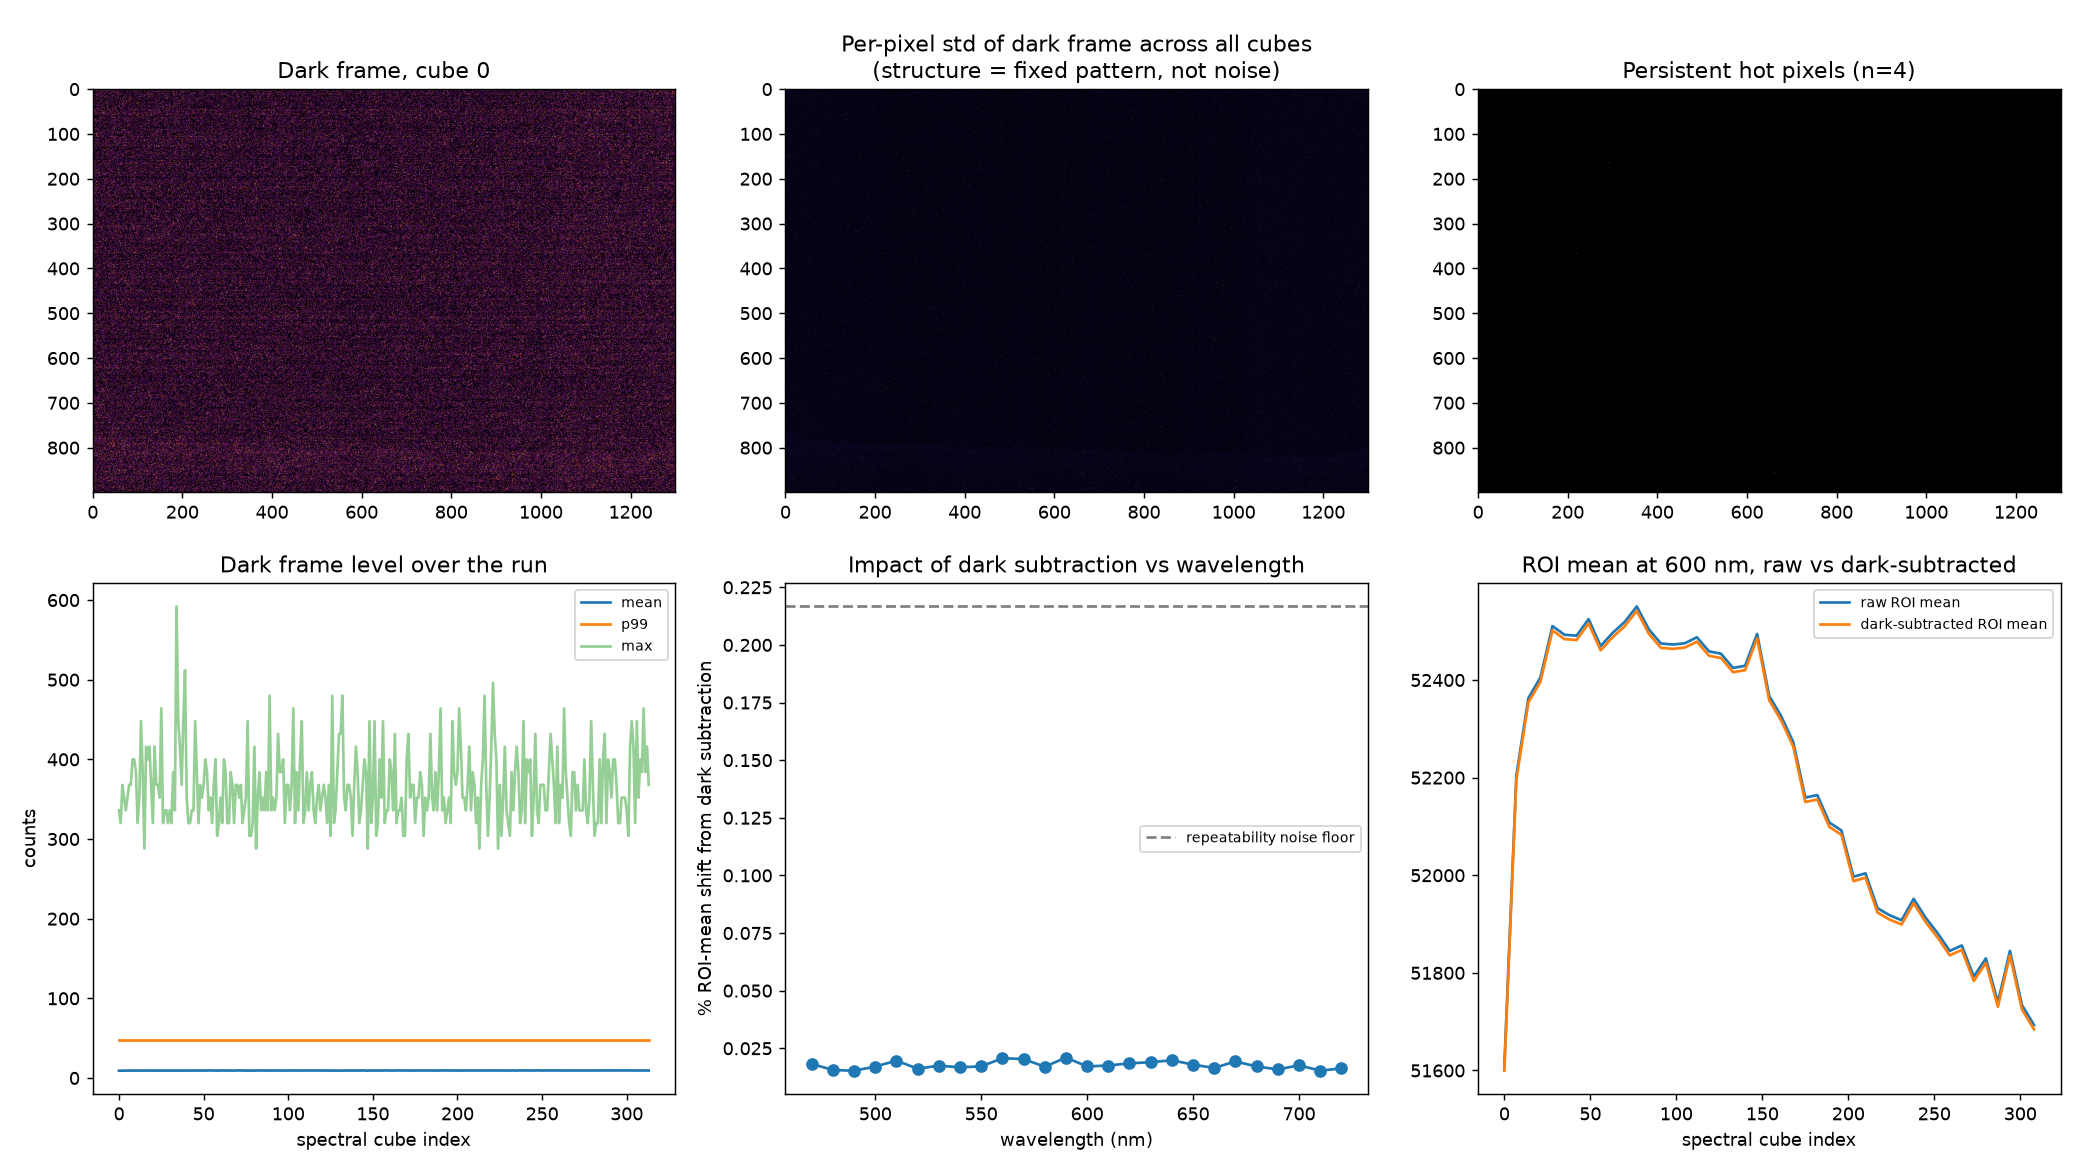

Recreate this plot in Python.
"""Dark-frame (WL0) significance analysis for LSPRimaging datasets.

Answers the question behind the exclusion-filter feature: do the WL0 "dark"
images (LED/LCTF off) carry information that matters for absorbance/extinction
processing, or are they negligible camera noise that a future exclusion
filter can safely skip?

Reuses the app's own dataset loader (lspr_imaging_app.dataset.io) so this
reads exactly what the GUI would read -- same TIFF-vs-OME-Zarr autodetection,
same float32 cast.

Five checks, in order:
  1. Magnitude    -- dark level vs bright level, globally and inside an ROI.
  2. Fireflies    -- hot/outlier pixels in dark frames: how many, and are
                     they at fixed locations (real hot pixels) or scattered
                     (per-frame noise)?
  3. Stability    -- does the dark frame drift over the run (thermal drift),
                     and how correlated is it frame-to-frame?
  4. Leakage      -- do the dark frame's hot pixels also show up as outliers
                     in the bright frames (i.e. does subtracting dark actually
                     clean the bright images)?
  5. Impact       -- how much does subtracting the per-cube dark frame change
                     the ROI-mean intensity used in absorbance_from_means()
                     (processing/analysis.py), relative to frame-to-frame
                     repeatability noise?

Usage:
    python tools/dark_frame_analysis.py <dataset_folder> [options]

    --roi x y w h     ROI box in pixels (default: central 40% of the image)
    --cube-stride N   Use every Nth spectral cube for the per-cube/bright
                       comparisons (default: auto, ~40 samples across the run)
    --out PATH         Output PNG path (default: tools/dark_frame_analysis.png)

Example:
    python tools/dark_frame_analysis.py "C:\\Users\\Admin\\Desktop\\Data_PyTest\\04_Bulk_sensitivity_pumpplan_0-70percent_to_LbL_with_water_v1_LED_V2\\images"
"""
from __future__ import annotations

import argparse
import sys
from pathlib import Path

import numpy as np

REPO_ROOT = Path(__file__).resolve().parents[1]
for p in (
    str(REPO_ROOT / "apps" / "LSPRi" / "eva" / "src"),
    str(REPO_ROOT / "packages" / "lspr_core" / "src"),
):
    if p not in sys.path:
        sys.path.insert(0, p)

from lspr_imaging_app.dataset.io import DatasetLoadChoice, load_dataset, dataset_load_plane  # noqa: E402


def default_roi(height: int, width: int) -> tuple[int, int, int, int]:
    rw, rh = int(width * 0.4), int(height * 0.4)
    return (width - rw) // 2, (height - rh) // 2, rw, rh


def crop(arr: np.ndarray, roi: tuple[int, int, int, int]) -> np.ndarray:
    x, y, w, h = roi
    return arr[y:y + h, x:x + w]


def hot_pixel_mask(frame: np.ndarray, z_thresh: float = 8.0) -> np.ndarray:
    """Outlier mask using mean + z_thresh*std.

    Not MAD: these dark frames are zero-inflated (a majority of pixels read
    exactly 0), which makes the median -- and therefore the MAD -- exactly 0,
    so a MAD-based z-score degenerates and flags almost every nonzero pixel
    as "hot". Plain std stays well-behaved on this distribution.
    """
    mean = frame.mean()
    std = frame.std()
    if std <= 1e-9:
        return np.zeros_like(frame, dtype=bool)
    return frame > (mean + z_thresh * std)


def main() -> int:
    parser = argparse.ArgumentParser(description=__doc__, formatter_class=argparse.RawDescriptionHelpFormatter)
    parser.add_argument("dataset_folder", type=Path)
    parser.add_argument("--roi", nargs=4, type=int, metavar=("X", "Y", "W", "H"))
    parser.add_argument("--cube-stride", type=int, default=0)
    parser.add_argument("--out", type=Path, default=REPO_ROOT / "tools" / "dark_frame_analysis.png")
    args = parser.parse_args()

    dataset = load_dataset(args.dataset_folder)
    if isinstance(dataset, DatasetLoadChoice):
        candidate_folders = ", ".join(str(candidate.folder) for candidate in dataset.candidates)
        print(f"Multiple datasets found under {args.dataset_folder}: {candidate_folders}. "
              "Point this script at one of them directly.")
        return 1
    cubes = dataset.spectral_cube_indices
    wavelengths = dataset.wavelengths_nm
    dark_wl = min(wavelengths)
    bright_wls = [wl for wl in wavelengths if wl != dark_wl]
    print(f"Dataset: {len(cubes)} spectral cubes x {len(wavelengths)} wavelengths "
          f"({dark_wl:g} nm = dark, {min(bright_wls):g}-{max(bright_wls):g} nm = bright), "
          f"format={dataset.format_label}")

    first = dataset_load_plane(dataset, cubes[0], dark_wl)
    height, width = first.shape[:2]
    roi = tuple(args.roi) if args.roi else default_roi(height, width)
    print(f"Image size: {width}x{height} px | ROI for impact test: x={roi[0]} y={roi[1]} w={roi[2]} h={roi[3]}")

    stride = args.cube_stride or max(1, len(cubes) // 40)
    sample_cubes = cubes[::stride]
    print(f"Sampling {len(sample_cubes)} of {len(cubes)} cubes (stride={stride}) for the bright/impact comparisons.\n")

    # ---- Pass 1: full dark-frame series (cheap: 1 plane/cube) -------------
    sum_dark = np.zeros((height, width), dtype=np.float64)
    sumsq_dark = np.zeros((height, width), dtype=np.float64)
    hot_count = np.zeros((height, width), dtype=np.int32)
    dark_mean_per_cube = []
    dark_p99_per_cube = []
    dark_max_per_cube = []
    n_hot_per_cube = []
    kept_frames: dict[int, np.ndarray] = {}
    keep_at = {cubes[0], cubes[len(cubes) // 2], cubes[-1]}

    for ci in cubes:
        frame = dataset_load_plane(dataset, ci, dark_wl)
        sum_dark += frame
        sumsq_dark += frame.astype(np.float64) ** 2
        mask = hot_pixel_mask(frame)
        hot_count += mask
        dark_mean_per_cube.append(float(frame.mean()))
        dark_p99_per_cube.append(float(np.percentile(frame, 99)))
        dark_max_per_cube.append(float(frame.max()))
        n_hot_per_cube.append(int(mask.sum()))
        if ci in keep_at:
            kept_frames[ci] = frame

    n = len(cubes)
    dark_pixel_mean = sum_dark / n
    dark_pixel_std = np.sqrt(np.maximum(sumsq_dark / n - dark_pixel_mean ** 2, 0.0))

    # ---- Pass 2: sampled bright frames + ROI impact -----------------------
    bright_means_global = []
    roi_raw_means: dict[float, list[float]] = {wl: [] for wl in bright_wls}
    roi_darksub_means: dict[float, list[float]] = {wl: [] for wl in bright_wls}
    leak_z_scores = []  # bright-frame z-score at dark-frame hot-pixel locations

    persistent_hot_mask = hot_count >= max(2, int(0.5 * n))  # hot in >=50% of dark frames
    print(f"Firefly/hot pixels (MAD z>8 in the per-cube dark frame): "
          f"{int(persistent_hot_mask.sum())} pixels are hot in >=50% of all {n} dark frames "
          f"(out of a mean {np.mean(n_hot_per_cube):.1f} hot pixels flagged per single dark frame).")

    for ci in sample_cubes:
        dark_frame = dataset_load_plane(dataset, ci, dark_wl)
        dark_roi_mean = float(crop(dark_frame, roi).mean())
        cube_bright_means = []
        for wl in bright_wls:
            bright_frame = dataset_load_plane(dataset, ci, wl)
            cube_bright_means.append(float(bright_frame.mean()))
            roi_bright = crop(bright_frame, roi)
            roi_raw_means[wl].append(float(roi_bright.mean()))
            roi_darksub_means[wl].append(float(roi_bright.mean()) - dark_roi_mean)
            if persistent_hot_mask.any():
                local_median = np.median(bright_frame)
                local_mad = np.median(np.abs(bright_frame - local_median)) + 1e-9
                z_at_hot = 0.6745 * (bright_frame[persistent_hot_mask] - local_median) / local_mad
                leak_z_scores.append(float(np.median(z_at_hot)))
        bright_means_global.append(float(np.mean(cube_bright_means)))

    # ---- Report: magnitude --------------------------------------------------
    dark_global_mean = float(np.mean(dark_mean_per_cube))
    bright_global_mean = float(np.mean(bright_means_global))
    print("\n[1] Magnitude")
    print(f"    Dark mean (whole frame, avg over {n} cubes):   {dark_global_mean:.3f} counts")
    print(f"    Bright mean (whole frame, avg over samples):   {bright_global_mean:.3f} counts")
    print(f"    Dark / bright ratio:                           {100 * dark_global_mean / bright_global_mean:.2f} %")

    # ---- Report: stability ---------------------------------------------------
    drift_slope = float(np.polyfit(np.arange(n), dark_mean_per_cube, 1)[0])
    corr_first_last = float(np.corrcoef(kept_frames[cubes[0]].ravel(), kept_frames[cubes[-1]].ravel())[0, 1])
    corr_first_mid = float(np.corrcoef(kept_frames[cubes[0]].ravel(), kept_frames[cubes[len(cubes) // 2]].ravel())[0, 1])
    mean_temporal_std = float(dark_pixel_std.mean())
    print("\n[2] Temporal stability")
    print(f"    Dark-frame mean drift across the run:          {drift_slope:+.5f} counts/cube "
          f"({drift_slope * n:+.2f} counts over the full run)")
    print(f"    Pixel-wise Pearson r, dark frame cube[0] vs cube[mid]: {corr_first_mid:.3f}")
    print(f"    Pixel-wise Pearson r, dark frame cube[0] vs cube[-1]:  {corr_first_last:.3f}")
    print(f"    Mean per-pixel std across all {n} dark frames:  {mean_temporal_std:.3f} counts "
          f"(vs mean level {dark_global_mean:.3f})")
    if corr_first_mid > 0.5 and corr_first_last > 0.5 and mean_temporal_std < dark_global_mean:
        print("    -> High frame-to-frame correlation and low temporal variance: the dark pattern is "
              "a stable fixed structure (sensor bias / hot pixels at fixed locations). A single shared "
              "dark reference (e.g. averaged over the run) would work as well as a per-cube one.")
    elif corr_first_mid < 0.3 and corr_first_last < 0.3:
        print("    -> Low frame-to-frame correlation: the dark frame's spatial pattern is NOT "
              "reproducible between cubes -- it behaves like independent per-frame noise rather than "
              "a fixed structure. A single shared/averaged dark reference would suppress this noise "
              "better than reusing one single per-cube dark frame verbatim.")
    else:
        print("    -> Mixed signal: partially reproducible spatial structure plus per-frame noise. "
              "Worth checking the saved figure's std-map panel to see how much of the frame is "
              "structured vs noisy.")

    # ---- Report: leakage into bright frames -----------------------------------
    print("\n[3] Hot-pixel leakage into bright frames")
    if leak_z_scores:
        print(f"    Median MAD z-score of bright frames AT the dark frame's persistent hot-pixel "
              f"locations: {np.median(leak_z_scores):.2f} (z>8 would mean those pixels are still "
              f"outliers under illumination, i.e. dark subtraction is doing real cleanup there).")
    else:
        print("    No persistent hot pixels found -- nothing to check.")

    # ---- Report: impact on ROI absorbance-style ratio --------------------------
    print("\n[4] Impact on ROI mean (the quantity absorbance_from_means() consumes)")
    pct_shifts = []
    for wl in bright_wls:
        raw = np.array(roi_raw_means[wl])
        sub = np.array(roi_darksub_means[wl])
        pct_shift = float(np.mean(np.abs(raw - sub) / raw) * 100)
        pct_shifts.append(pct_shift)
    repeatability_noise_pct = float(
        np.mean([np.std(np.diff(roi_raw_means[wl])) / np.mean(roi_raw_means[wl]) for wl in bright_wls]) * 100
    )
    print(f"    Mean |raw - dark-subtracted| ROI-mean shift across wavelengths: {np.mean(pct_shifts):.3f} % "
          f"(range {min(pct_shifts):.3f}-{max(pct_shifts):.3f} %)")
    print(f"    Cube-to-cube ROI-mean repeatability noise (proxy, consecutive-cube std / mean): "
          f"{repeatability_noise_pct:.3f} %")
    if np.mean(pct_shifts) > repeatability_noise_pct:
        print("    -> Dark-subtraction shift is LARGER than frame-to-frame noise: subtracting the "
              "dark frame changes the ROI mean by more than measurement noise, so it likely matters "
              "for absorbance/extinction accuracy.")
    else:
        print("    -> Dark-subtraction shift is SMALLER than frame-to-frame noise: for this ROI, "
              "skipping dark subtraction is within the run's own repeatability noise floor.")

    # ---- Figure -----------------------------------------------------------
    import matplotlib
    matplotlib.use("Agg")
    import matplotlib.pyplot as plt

    fig, axes = plt.subplots(2, 3, figsize=(16, 9))
    axes[0, 0].imshow(kept_frames[cubes[0]], cmap="inferno", vmax=np.percentile(kept_frames[cubes[0]], 99.5))
    axes[0, 0].set_title(f"Dark frame, cube {cubes[0]}")
    axes[0, 1].imshow(dark_pixel_std, cmap="inferno")
    axes[0, 1].set_title("Per-pixel std of dark frame across all cubes\n(structure = fixed pattern, not noise)")
    axes[0, 2].imshow(persistent_hot_mask, cmap="gray")
    axes[0, 2].set_title(f"Persistent hot pixels (n={int(persistent_hot_mask.sum())})")

    axes[1, 0].plot(cubes, dark_mean_per_cube, label="mean")
    axes[1, 0].plot(cubes, dark_p99_per_cube, label="p99")
    axes[1, 0].plot(cubes, dark_max_per_cube, label="max", alpha=0.5)
    axes[1, 0].set_xlabel("spectral cube index")
    axes[1, 0].set_ylabel("counts")
    axes[1, 0].set_title("Dark frame level over the run")
    axes[1, 0].legend(fontsize=8)

    axes[1, 1].plot(bright_wls, pct_shifts, marker="o")
    axes[1, 1].axhline(repeatability_noise_pct, color="gray", linestyle="--", label="repeatability noise floor")
    axes[1, 1].set_xlabel("wavelength (nm)")
    axes[1, 1].set_ylabel("% ROI-mean shift from dark subtraction")
    axes[1, 1].set_title("Impact of dark subtraction vs wavelength")
    axes[1, 1].legend(fontsize=8)

    mid_wl = bright_wls[len(bright_wls) // 2]
    axes[1, 2].plot(sample_cubes, roi_raw_means[mid_wl], label="raw ROI mean")
    axes[1, 2].plot(sample_cubes, roi_darksub_means[mid_wl], label="dark-subtracted ROI mean")
    axes[1, 2].set_xlabel("spectral cube index")
    axes[1, 2].set_title(f"ROI mean at {mid_wl:g} nm, raw vs dark-subtracted")
    axes[1, 2].legend(fontsize=8)

    fig.tight_layout()
    args.out.parent.mkdir(parents=True, exist_ok=True)
    fig.savefig(args.out, dpi=130)
    print(f"\nFigure saved to {args.out}")
    return 0


if __name__ == "__main__":
    raise SystemExit(main())
